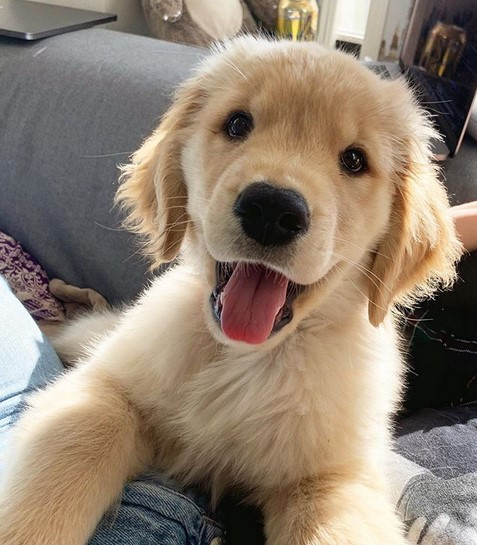
//> input picture Otsu/cane.jpeg, 477 x 545 px
$ ./Otsu cane.jpeg   (built with g++ and OpenCV 4)
//> lines starting //> are read from the running program, lines starting //| are printed output that depends on the picture; after the words box and inside, x2 and y2 are one past the last pixel; in counts of white or black regions, pixels touching at a corner belong together
#include <opencv4/opencv2/opencv.hpp> //versione 4.70 di opencv
#include <iostream>
#include <cstdlib>

using namespace cv;
using namespace std;

int otsu (Mat image);


int main( int argc, char** argv )
{
    string imageName;


    if( argc < 2){
        cout<<"usage: "<<argv[0]<<" image_name"<<endl;
        exit(0);
    }
    imageName = argv[1];


    Mat image = imread(imageName, IMREAD_GRAYSCALE);
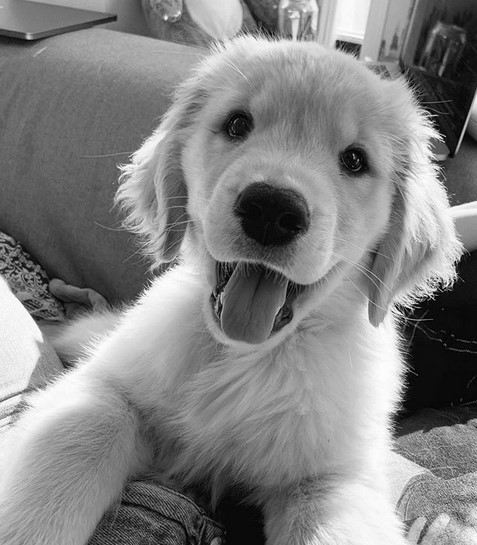
//> image: 545 rows x 477 cols, CV_8UC1; min 0, max 255, mean 131.3


    if( image.empty() ){
        cout <<  "Could not open or find the image" << std::endl ;
        return -1;
    }

    Mat outputmio;

    imshow("Immagine originale",image);


    int th = otsu(image);

    threshold(image,outputmio,th,255,THRESH_BINARY);

    imshow("Output", outputmio);


    waitKey(0);


    return 0;

}


int otsu (Mat image){

    float sigma_max=0.0;
    int MN = image.rows*image.cols;
//> MN = 259965
    vector<float> histogram(MN,0.0);
    int output = 0;

    for (int i=0; i<image.rows; i++)
        for (int j=0; j<image.cols; j++){
            histogram.at(image.at<uchar>(i,j))++;

        }
//> after the loop, histogram = 259965 items


    for (int i=0; i<MN; i++)
            histogram.at(i)/=MN;

    for(int k=0; k<256; k++){

        float P1=0.0,P2=0.0;

        for (int i=1; i<=k; i++)
            P1+=histogram.at(i);

        P2 = 1.0 - P1;


        float med_cum_A=0.0,med_cum_B=0.0;


        for (int i=1; i<=k; i++)
            med_cum_A+=histogram.at(i)*i;

        for (int i=k+1; i<256; i++)
            med_cum_B+=histogram.at(i)*i;


        float sigma = P1*P2*((med_cum_A-med_cum_B)*(med_cum_A-med_cum_B));

        if(sigma > sigma_max){
            sigma_max = sigma;
            output = k;
        }


    }
//> this loop made 256 passes
//> (P1, P2, med_cum_A, med_cum_B, sigma, sigma_max) on passes 2 to 13: (0.000169, 1, 0.000169, 131.3, 2.92, 2.92), (0.000439, 1, 0.000708, 131.3, 7.56, 7.56), (0.000831, 0.999, 0.00188, 131.3, 14.32, 14.32), (0.00133, 0.999, 0.0039, 131.3, 22.99, 22.99), (0.00207, 0.998, 0.00757, 131.3, 35.61, 35.61), (0.00309, 0.997, 0.0137, 131.3, 53.16, 53.16), (0.00449, 0.996, 0.0235, 131.3, 76.96, 76.96), (0.0066, 0.993, 0.0404, 131.3, 113, 113), (0.0109, 0.989, 0.0789, 131.3, 185.3, 185.3), (0.0202, 0.98, 0.173, 131.2, 340.4, 340.4), (0.0272, 0.973, 0.249, 131.1, 452.3, 452.3), (0.0354, 0.965, 0.348, 131, 583.4, 583.4)
//> (sigma, sigma_max) on passes 61 to 66: (1846.7, 1846.7), (1865.7, 1865.7), (1883.2, 1883.2), (1901.4, 1901.4), (1920, 1920), (1939.3, 1939.3)
//> after the loop, sigma_max = 2145.8; output = 85
    cout << output << endl;
//| 85
//> in main, `threshold(image,outputmio,th,255,THRESH_BINARY);`:
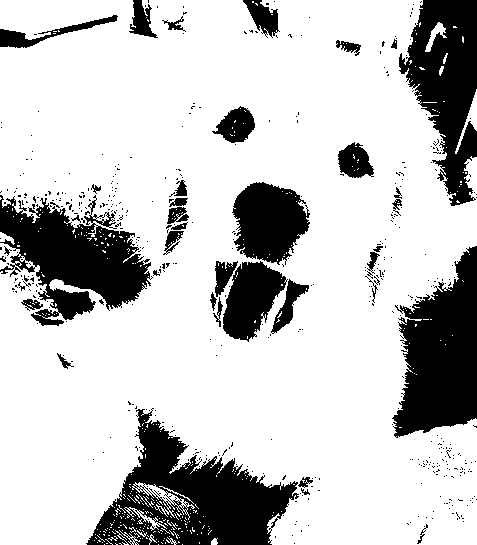
//> outputmio: 545 rows x 477 cols, CV_8UC1; 77.1% white; 499 black regions (460 under 20 px), largest, box (x1, y1, x2, y2) and area: (86, 408, 299, 545) 13156, (392, 246, 477, 438) 10666, (0, 195, 153, 326) 10395
    return output;
}
